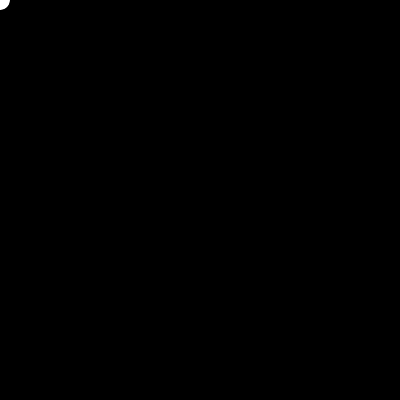
Frame 1 (no input)
Frame 60 (the mouse pressed at the canvas centre just before this capture): identical to frame 1, image omitted
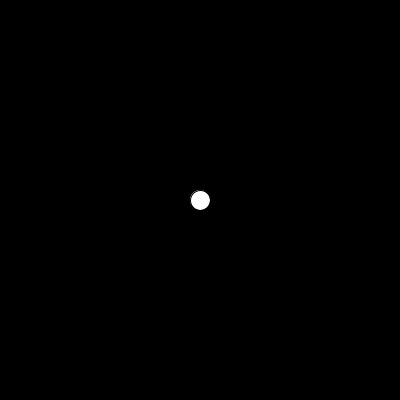
Frame 120 (the mouse held since frame 60 and released just before this capture)

The Processing sketch that drew these frames (run headless with seeded random() and noise(); from frame 60 on, the mouse is pressed at the canvas centre):

// Processing sketch: demo_03_control
// ── demo_03_control.pde
void setup() {
  size(400, 400);
}

void draw() {
  background(0);
  ellipse(mouseX, mouseY, 20, 20);
}
